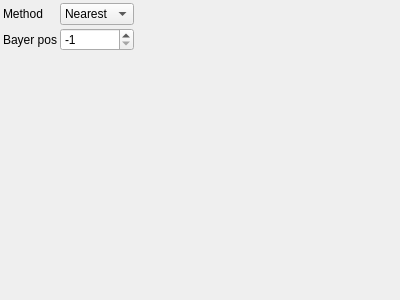
<?xml version="1.0" encoding="UTF-8"?>
<ui version="4.0">
 <class>DebayerParametersControlWidget</class> 
 <widget class="QWidget" name="DebayerParametersControlWidget">
  <property name="geometry">
   <rect>
    <x>0</x>
    <y>0</y>
    <width>400</width>
    <height>300</height>
   </rect>
  </property>
  <property name="windowTitle">
   <string>DebayerParameters</string>
  </property>
  <layout class="QGridLayout" name="gridLayout">
   <property name="margin">
    <number>3</number>
   </property>
   <property name="spacing">
    <number>3</number>
   </property>
    <item row="0" column="0">
     <widget class="QLabel" name="label_0">
       <property name="text">
         <string>Method</string>
       </property>
     </widget>
    </item>
    <item row="0" column="1">
     <widget class="QComboBox" name="methodComboBox">
       <property name="toolTip">
         <string>Method</string>
       </property>
       <property name="currentIndex">
         <number>0</number>
       </property>
       <item>
        <property name="text">
         <string>Nearest</string>
        </property>
       </item>
       <item>
        <property name="text">
         <string>Bilinear</string>
        </property>
       </item>
       <item>
        <property name="text">
         <string>AHD</string>
        </property>
       </item>
       <item>
        <property name="text">
         <string>Fourier</string>
        </property>
       </item>
     </widget>
    </item>
    <item row="1" column="0">
     <widget class="QLabel" name="label_1">
       <property name="text">
         <string>Bayer pos</string>
       </property>
     </widget>
    </item>
    <item row="1" column="1">
     <widget class="QSpinBox" name="bayerPosSpinBox">
       <property name="toolTip">
         <string>Bayer pos</string>
       </property>
       <property name="minimum">
        <number>-1</number>
       </property>
       <property name="maximum">
        <number>255</number>
       </property>
       <property name="singleStep">
        <number>1</number>
       </property>
       <property name="value">
        <number>-1</number>
       </property>
       <property name="prefix">
        <string></string>
       </property>
       <property name="suffix">
        <string></string>
       </property>
     </widget>
    </item>
   <item row="2" column="0">
    <spacer name="verticalSpacer">
     <property name="orientation">
      <enum>Qt::Vertical</enum>
     </property>
     <property name="sizeHint" stdset="0">
      <size>
       <width>0</width>
       <height>0</height>
      </size>
     </property>
    </spacer>
   </item>
   <item row="2" column="2">
    <spacer name="horizontalSpacer">
     <property name="orientation">
      <enum>Qt::Horizontal</enum>
     </property>
     <property name="sizeHint" stdset="0">
      <size>
       <width>0</width>
       <height>0</height>
      </size>
     </property>
    </spacer>
   </item>
  </layout>
 </widget>
 <layoutdefault spacing="3" margin="3"/>
 <resources/>
 <connections>
  <connection>
   <sender>methodComboBox</sender>
   <signal>currentIndexChanged(int)</signal>
   <receiver>DebayerParametersControlWidget</receiver>
   <slot>changeParameters()</slot>
  </connection>
  <connection>
   <sender>bayerPosSpinBox</sender>
   <signal>valueChanged(int)</signal>
   <receiver>DebayerParametersControlWidget</receiver>
   <slot>changeParameters()</slot>
  </connection>
 </connections>
 <slots>
  <slot>changeParameters()</slot>
 </slots>
 <customwidgets>
 </customwidgets>
</ui>
